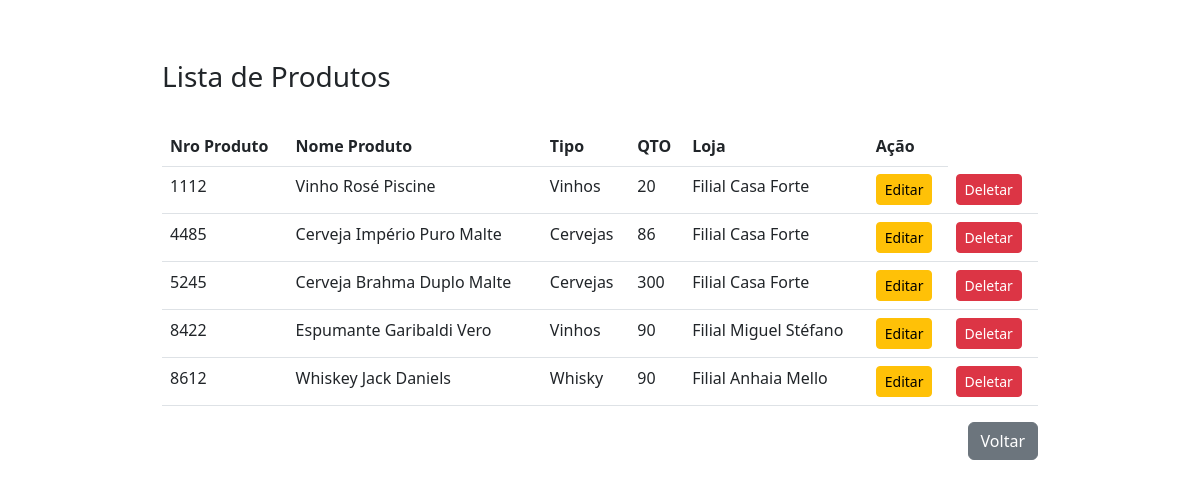
The app's page /Controller/listar_produtos.php with its own data.
### tables this page shows
CREATE TABLE `estoque` (
  `id_estoque` int(11) NOT NULL,
  `nrproduto` int(11) NOT NULL,
  `nomeproduto` varchar(100) NOT NULL,
  `categoria` varchar(100) NOT NULL,
  `quantidade` int(11) NOT NULL,
  `fornecedor` varchar(100) NOT NULL
);

### Controller/listar_produtos.php (the view, shortened to what this page needs)
<!DOCTYPE html>
<html>
<head>
    <link href="https://cdn.jsdelivr.net/npm/bootstrap@5.2.0-beta1/dist/css/bootstrap.min.css" rel="stylesheet">
    <link rel="stylesheet" type="text/css" href="../css/style.css" media="screen" />
</head>
<body>
    <div class="container" id="t_container_pd">
    <h3> Lista de Produtos</h3>
    <br>
    <table class="table">
        <thead>
            <tr>
                <th scope="col">Nro Produto</th>
                <th scope="col">Nome Produto</th>
                <th scope="col">Tipo</th>
                <th scope="col">QTO</th>
                <th scope="col">Loja</th>
                <th scope="col">Ação</th>
            </tr>
        </thead>
            <tr>
                <?php
                    include '../conexao.php';
                    $sql = "SELECT * FROM `estoque` ORDER BY nrproduto";
                    $busca = mysqli_query($conexao,$sql);
                    while ($array = mysqli_fetch_array($busca)) {
                        $id_estoque = $array['id_estoque'];
                        $nrproduto = $array['nrproduto'];
                        $nomeproduto = $array['nomeproduto'];
                        $categoria = $array['categoria'];
                        $quantidade = $array['quantidade'];
                        $fornecedor = $array['fornecedor'];
                ?>
                    <tr>
                        <td><?php echo $nrproduto ?></td>
                        <td><?php echo $nomeproduto ?></td>
                        <td><?php echo $categoria ?></td>
                        <td><?php echo $quantidade ?></td>
                        <td><?php echo $fornecedor ?></td>
                        <td><a class="btn btn-warning btn-sm" href="../view/editar_produto.php?id=<?php echo $id_estoque ?>" role="button">Editar</a></td>
                        <td><a class="btn btn-danger btn-sm" href="../model/deletar_produto.php?id=<?php echo $id_estoque ?>" role="button">Deletar</a></td>
                    </tr>
                <?php } ?>
            </tr>
    </table>
    <div id="botton_rt">
    <a href="../view/menu.php" role="button" class="btn btn-secondary">Voltar</a>
    </div>
    </div>
</body>
</html>

### css/style.css (style rules this page uses)
#t_container_pd { width: 900px; margin: auto; margin-top: 60px }
#botton_rt { text-align: right; }

### records on screen
estoque: nrproduto "1112", nomeproduto "Vinho Rosé Piscine", categoria "Vinhos", quantidade "20", fornecedor "Filial Casa Forte"
estoque: nrproduto "4485", nomeproduto "Cerveja Império Puro Malte", categoria "Cervejas", quantidade "86", fornecedor "Filial Casa Forte"
estoque: nrproduto "5245", nomeproduto "Cerveja Brahma Duplo Malte", categoria "Cervejas", quantidade "300", fornecedor "Filial Casa Forte"
estoque: nrproduto "8422", nomeproduto "Espumante Garibaldi Vero", categoria "Vinhos", quantidade "90", fornecedor "Filial Miguel Stéfano"
estoque: nrproduto "8612", nomeproduto "Whiskey Jack Daniels", categoria "Whisky", quantidade "90", fornecedor "Filial Anhaia Mello"
